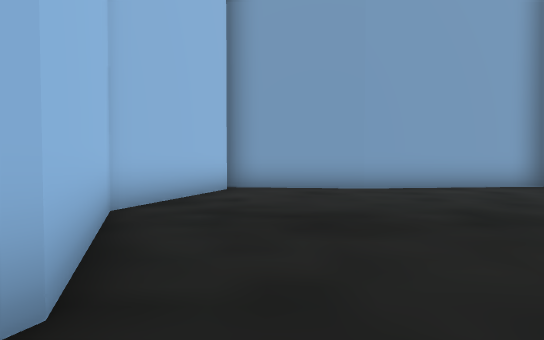
[1] (above)

17 first-person views from a walk through a 3-D level made in the Unity game engine. The camera is 1.5 m above the floor, tilts 2° down and sees 70° across. The floor is counted in squares, 2 m on a side. Each view is taken from the middle of a square. On the plan, view 1 faces up. The plan holds only what a view shows up to about 12 squares ahead; the rest is blank. The place goes on beyond the plan. Some animated figures are left out.

[2]
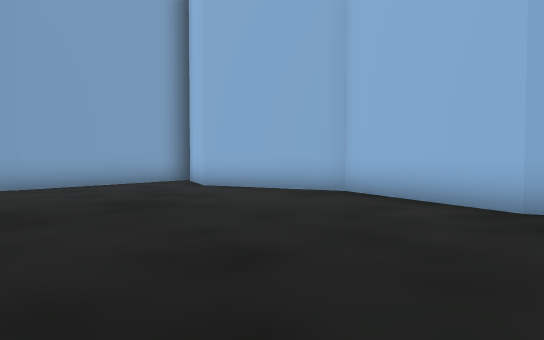

[3]
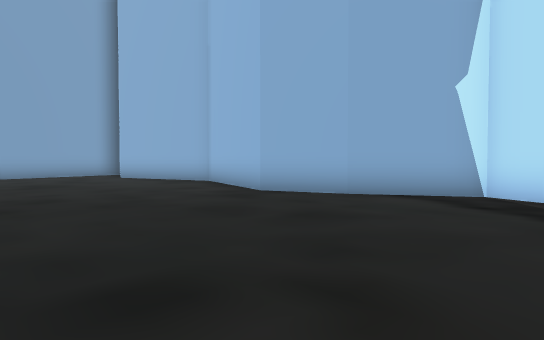

[4]
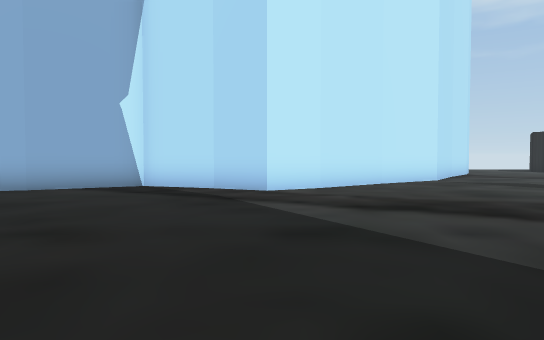

[5]
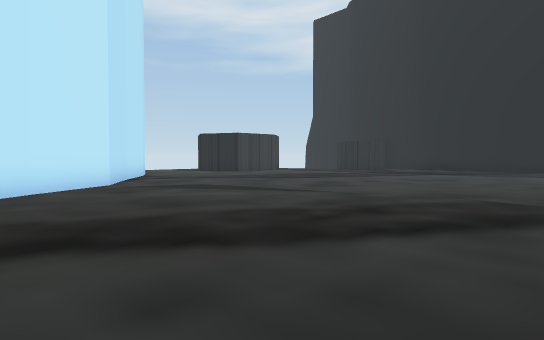

[6]
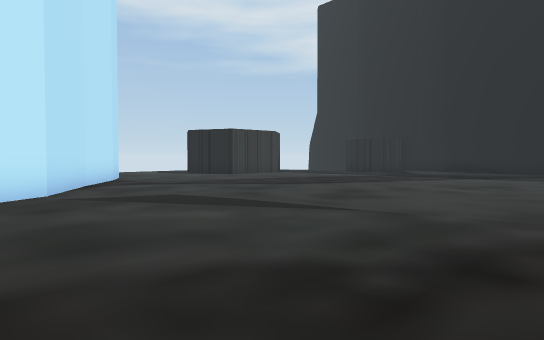

[7]
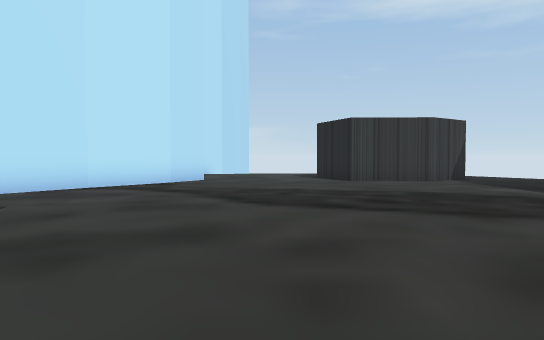

[8]
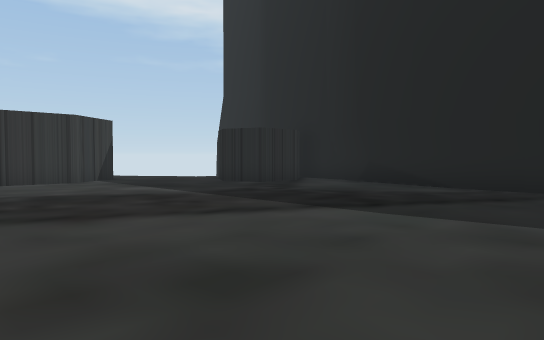

[9]
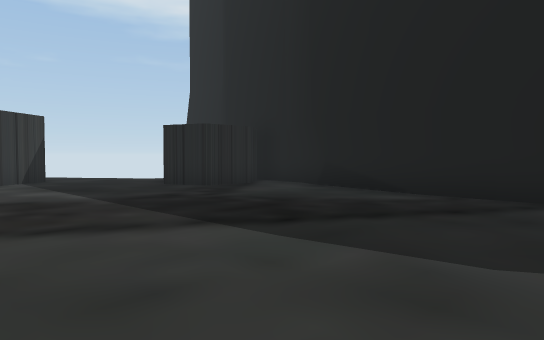

[10]
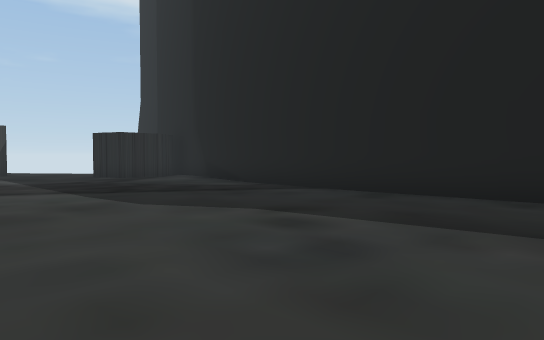

[11]
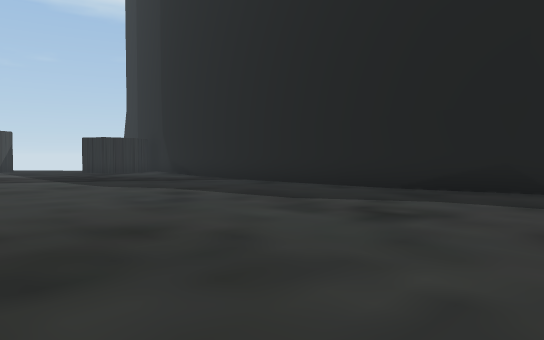

[12]
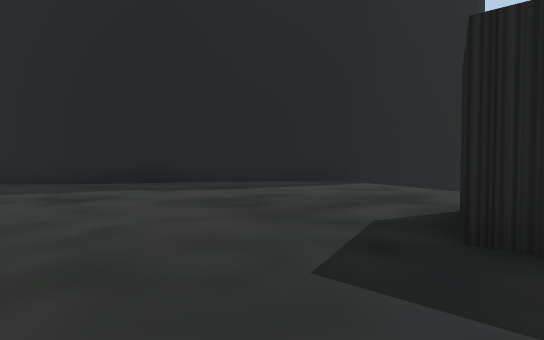

[13]
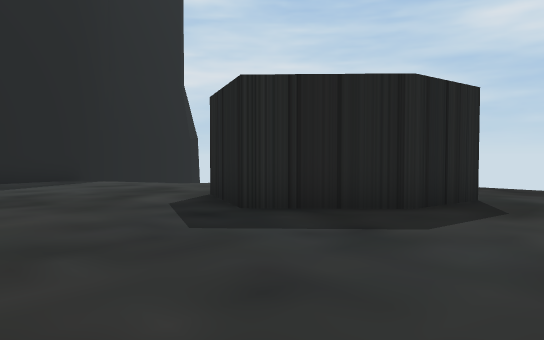

[14]
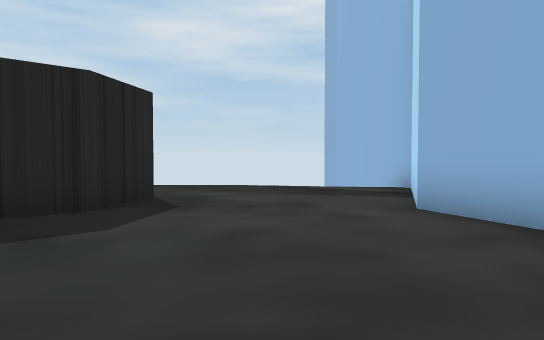

[15]
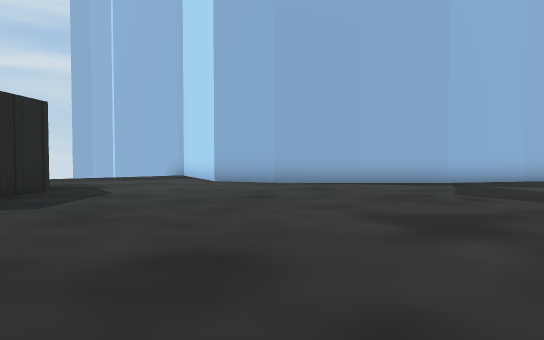

[16]
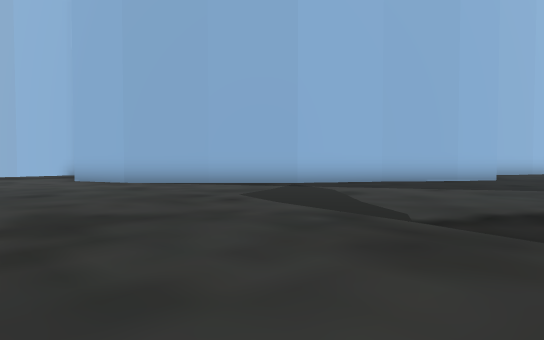

[17]
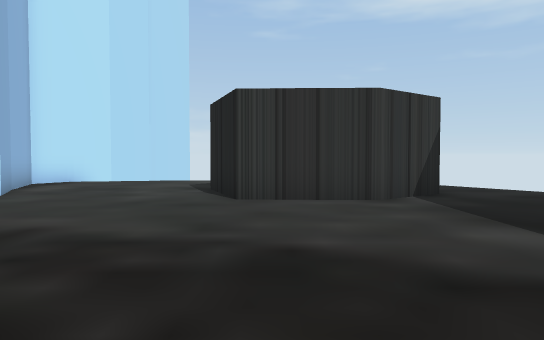

### Floor plan
Points are (right, up) in squares from view 1. A wall is a line through its corners. A room is listed if a view was taken in it or the views show most of it. See-through windows are left out.
Room 1 (views 1, 2, 3, 4, 5, 6, 7, 8, 9, 10, 11, 12, 13, 14, 15, 16, 17)
walls: (-5.2, -10.7) (-8.7, -14.3); (-3.8, -8.5) (-5.3, -10.8); (-2.3, -6.6) (-3.9, -8.6); (-2, -6) (-2.4, -6.7); (-8.7, -14.1) (-10.6, -14.9) (-13.6, -13.9); (3.3, -28.2) (8.7, -28.6) (9.2, -28.9); (6.6, -1.6) (5.9, 0.2) (7.1, 3.8) (5.9, 7.4) (6.6, 9.2); (6.9, -28.4) (9.4, -29); (16.7, -15.2) (15.5, -15.8) (10.1, -12.2) (6.5, -6.8) (7.1, -5.6) (7.8, -3.8) (6.6, -1.5); (7.6, -28.7) (8.8, -28.8); (-12.2, -19.2) (-10.3, -19.5) (-8.6, -21.3) (-9.6, -23.4); (-4.5, -29) (-2, -28.4); (9.1, -28.9) (10.6, -29.5) (11.4, -29.6); (-4.9, -29.2) (-3.8, -28.5) (4, -28.1); (-14.1, -13.7) (-16.6, -14.5); (10.3, -29) (11.6, -29.1); (-5.6, -29.5) (-4.3, -28.9); (15.8, -24.4) (14.7, -22.8) (14.7, -20.4) (16.8, -19.6); (20, -15.3) (18.5, -14.5) (16.6, -15.2); (-9.4, -29.9) (-5.4, -29.4); (2.3, 9) (-1.1, 9.4); (-1, 8.9) (-2.2, 5.3) (-1, 1.7); (6.7, 9.6) (2.1, 9)
low walls: (10.4, -28.7) (10.9, -28.7)
objects: other object (12, -29) to (13, -27)

Where each view was taken, in squares from view 1:
view 1: 0 up, 0 right, facing up
view 2: 1 down, 0 right, facing up-right
view 3: 6 down, 0 right, facing up-right
view 4: 7 down, 2 left, facing right
view 5: 8 down, 0 right, facing down-right
view 6: 10 down, 2 right, facing down-right
view 7: 18 down, 3 right, facing right
view 8: 19 down, 3 right, facing down-right
view 9: 21 down, 3 right, facing down-right
view 10: 21 down, 2 left, facing down-right
view 11: 20 down, 6 left, facing down-right
view 12: 18 down, 7 left, facing down
view 13: 17 down, 5 left, facing down-left
view 14: 17 down, 5 left, facing left
view 15: 22 down, 1 left, facing up-left
view 16: 19 down, 2 right, facing up-left
view 17: 21 down, 8 right, facing right
